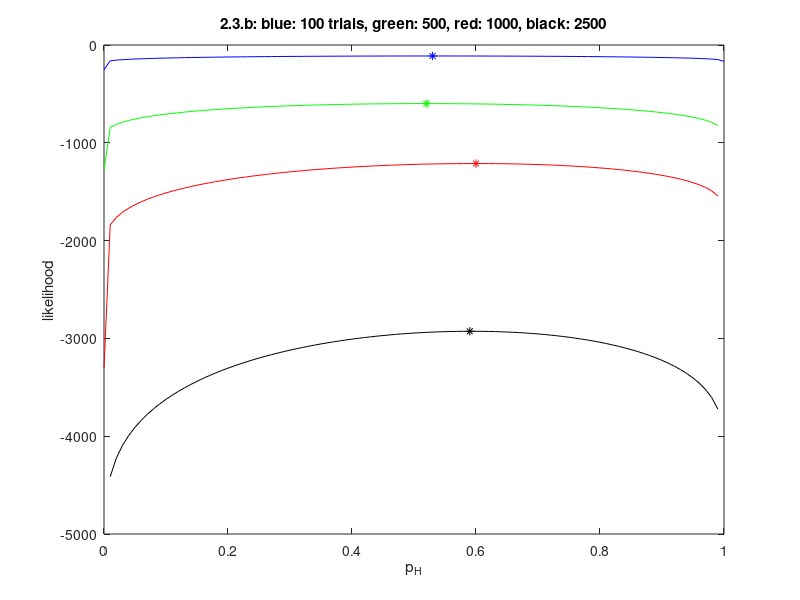

This figure's MATLAB source:
% Homework 2, Question 2, 3.b
%
% Fill in the missing code below!

clear all;

p_H_star = 0.6; % the value of the true parameter
%sigma_squared = [];  % the variance, you'll need to define this (i/N_bits)
p_H = 0:0.01:1;  % sample p_H
nPhSamples = length(p_H);
N_bits = [100 500 1000 2500]; % trial size varies
nTrials = length(N_bits);
L = zeros(nTrials, nPhSamples);  % L: num_trial_sizes x num_ph_samples, each row corresponds to the
         % likelihood of one trial size vs. p_H plot
max_L = zeros(nTrials, 1);  % max_L: num_trial_sizes x 1, keeps track of the maximum likelihood 
max_L_inds = zeros(nTrials,1); % num_trial_sizes x 1, keeps track of index in p_H with max likelihood
colors = {[0 0 1], [0 1 0], [1 0 0], [0 0 0]}; % colors for the lines

rng(10701); % sets the random seed to produce identical output each time
         

%% FILL IN THE MISSING CODE HERE
%
%  --- ALTER THIS CODE ---
%sigma = sqrt(sigma_squared);
%const = 1 / (sigma * sqrt(2 * pi));
for i=1:nTrials
    nBits = N_bits(i);
    samps = zeros(1, nBits);
    sigma_squared = zeros(1, nBits);
    for j=1:nBits
        sigma_squared(1, j) = j / nBits;
        %samps(1,j) = (rand(1, 1) > 0.4) + normrnd(0, sqrt(sigma_squared(1,j)));
        samps(1,j) = binornd(1, 0.6) + normrnd(0, sqrt(sigma_squared(1,j)));
    end
    max_LL = -inf;
    max_LL_ind = 1;
    for j=1:nPhSamples
        ph = .01*(j-1);
        res = 0;
        for k=1:nBits
            samp = samps(1,k);
            const = 1/sqrt(sigma_squared(1,k) * 2 * pi);
            beta = const * exp(-(samp-1)^2/(2 * sigma_squared(1,k)));
            alpha = const * exp(-(samp)^2/(2 * sigma_squared(1,k)));
            res = res + log(ph * (beta - alpha) + alpha);
        end
        L(i,j) = res;
        if res > max_LL
           max_LL = res;
           max_LL_ind = j;
        end
    end
    max_L(i,1) = max_LL;
    max_L_inds(i,1) = max_LL_ind;
end





%%  Plots the results   --- DO NOT ALTER CODE ---

figure;

for isize = 1:length(N_bits)
    
    plot(p_H, L(isize,:), 'Color', colors{isize});
    hold on;
    plot(p_H(max_L_inds(isize)), max_L(isize), '*', 'MarkerEdgeColor', colors{isize});
    
end

xlabel('p_H');
ylabel('likelihood');
title('2.3.b: blue: 100 trials, green: 500, red: 1000, black: 2500');


